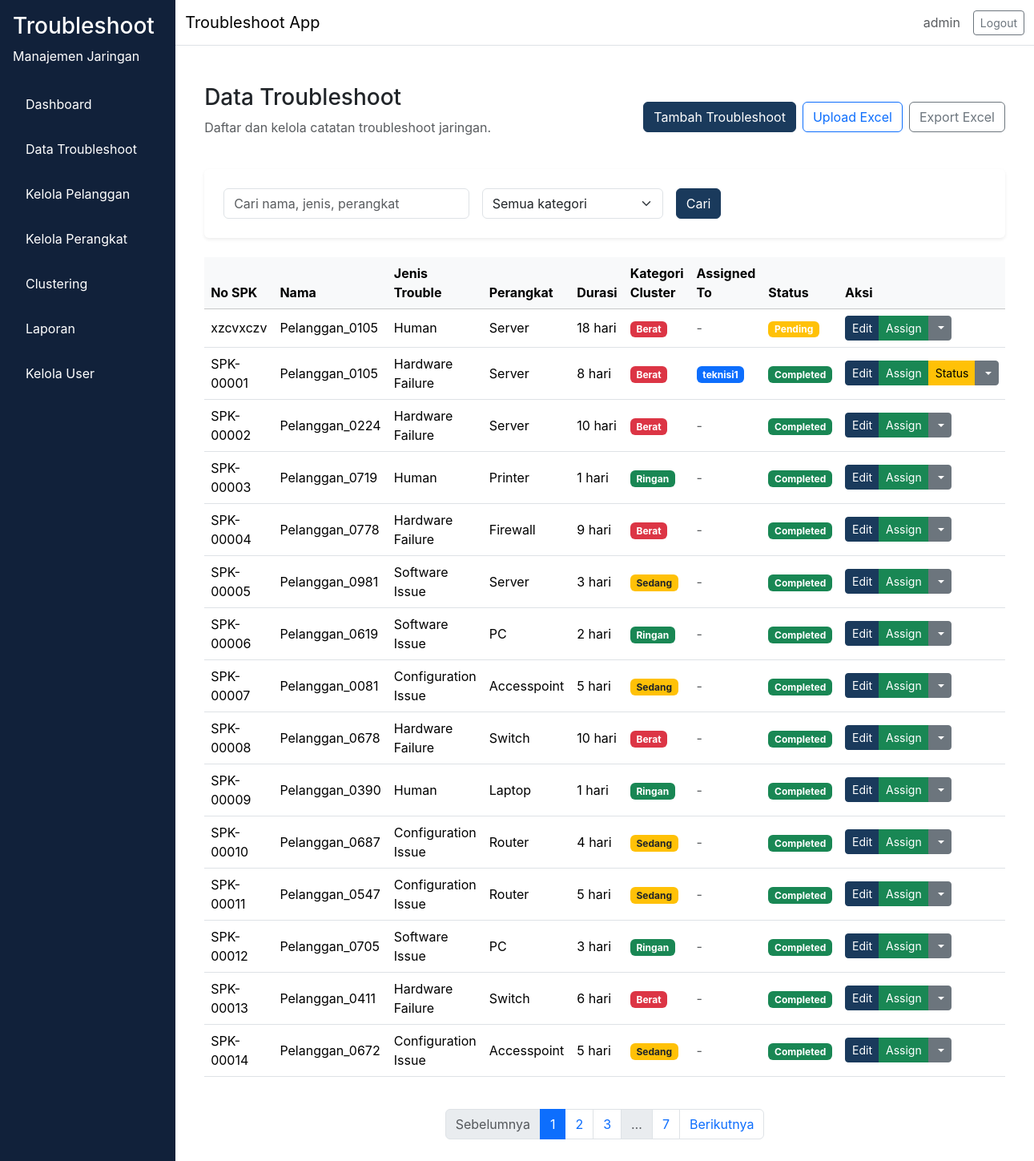
Screenshot of /troubleshoot/ (signed in) with the database file from the repository.
### app/models/user.py (models this page shows, shortened)
class User(db.Model, UserMixin):
    __tablename__ = "user"
    id = db.Column(db.Integer, primary_key=True)
    username = db.Column(db.String(64), unique=True, nullable=False)
    email = db.Column(db.String(120), unique=True, nullable=False)
    password_hash = db.Column(db.String(256), nullable=False)
    role = db.Column(db.Enum(RoleEnum), nullable=False, default=RoleEnum.teknisi)
    created_at = db.Column(db.DateTime, server_default=db.func.now(), nullable=False)
    is_active = db.Column(db.Boolean, default=True, nullable=False)

### app/models/troubleshoot.py (models this page shows, shortened)
class Troubleshoot(db.Model):
    __tablename__ = "troubleshoot"
    id = db.Column(db.Integer, primary_key=True)
    no_spk = db.Column(db.String(80), unique=True, nullable=False)
    nama_pelanggan = db.Column(db.String(150), nullable=False)
    informasi_trouble = db.Column(db.Text, nullable=False)
    jenis_trouble = db.Column(db.Enum(JenisTroubleEnum), nullable=False)
    perangkat = db.Column(db.Enum(PerangkatEnum), nullable=False)
    service = db.Column(db.Enum(ServiceEnum), nullable=False)
    tanggal_komplain = db.Column(db.DateTime, nullable=False)
    selesai_pengerjaan = db.Column(db.DateTime, nullable=True)
    durasi_pengerjaan = db.Column(db.Integer, nullable=True)
    keterangan_action = db.Column(db.Text, nullable=True)
    cluster_id = db.Column(db.Integer, nullable=True)
    kategori_cluster = db.Column(db.Enum(KategoriClusterEnum), nullable=True)
    assigned_to = db.Column(db.Integer, db.ForeignKey("user.id"), nullable=True)
    status = db.Column(db.Enum(StatusTroubleEnum), nullable=False, default=StatusTroubleEnum.Pending)
    pelanggan_id = db.Column(db.Integer, db.ForeignKey("pelanggan.id"), nullable=True)
    perangkat_id = db.Column(db.Integer, db.ForeignKey("perangkat.id"), nullable=True)
    created_by = db.Column(db.Integer, db.ForeignKey("user.id"), nullable=False)
    created_at = db.Column(db.DateTime, server_default=db.func.now(), nullable=False)
    updated_at = db.Column(db.DateTime, server_default=db.func.now(), onupdate=db.func.now(), nullable=False)
    user = db.relationship("User", backref=db.backref("troubleshoots", lazy="dynamic"), lazy="select", foreign_keys=[created_by])
    assigned_user = db.relationship("User", backref=db.backref("assigned_troubleshoots", lazy="dynamic"), lazy="select", foreign_keys=[assigned_to])

### app/routes/troubleshoot.py (the view, shortened to what this page needs)
@troubleshoot_bp.route("/")
@login_required
def index():
    page = request.args.get("page", 1, type=int)
    search = request.args.get("search", "", type=str).strip()
    kategori_filter = request.args.get("kategori", "", type=str)
    query = Troubleshoot.query
    if current_user.role.value == "teknisi":
        query = query.filter_by(assigned_to=current_user.id)
    if kategori_filter:
        query = query.filter_by(kategori_cluster=kategori_filter)
    pagination = query.order_by(Troubleshoot.created_at.desc()).paginate(page=page, per_page=15)
    return render_template(
        "troubleshoot/index.html",
        pagination=pagination,
        search=search,
        kategori_filter=kategori_filter,
    )

### app/__init__.py (called while the page is built)
def load_user(user_id):
    return User.query.get(int(user_id))

### app/templates/troubleshoot/index.html (shortened to what this page needs)
{% extends "base.html" %}
{% block content %}
<div class="container-fluid">
  <div class="d-flex flex-column flex-md-row align-items-md-center justify-content-between mb-4 gap-3">
    <div>
      <h1 class="h3">Data Troubleshoot</h1>
      <p class="text-muted">Daftar dan kelola catatan troubleshoot jaringan.</p>
    </div>
    <div class="d-flex gap-2 flex-wrap">
      {% if current_user.role.value != 'manajer' %}
      <a href="{{ url_for('troubleshoot.tambah') }}" class="btn btn-primary">Tambah Troubleshoot</a>
      <a href="{{ url_for('troubleshoot.upload') }}" class="btn btn-outline-primary">Upload Excel</a>
      {% endif %}
      <a href="{{ url_for('troubleshoot.export') }}" class="btn btn-outline-secondary">Export Excel</a>
    </div>
  </div>
  <div class="card shadow-sm p-4 mb-4">
    <form method="GET" class="row g-3 align-items-center">
      <div class="col-md-4">
        <input type="text" name="search" class="form-control" placeholder="Cari nama, jenis, perangkat" value="{{ search }}">
      </div>
      <div class="col-md-3">
        <select class="form-select" name="kategori">
          <option value="">Semua kategori</option>
        </select>
      </div>
      <div class="col-md-auto">
        <button type="submit" class="btn btn-primary">Cari</button>
      </div>
    </form>
  </div>
  <div class="table-responsive">
    <table class="table table-hover align-middle">
      <thead class="table-light">
        <tr>
          <th>No SPK</th>
          <th>Nama</th>
          <th>Jenis Trouble</th>
          <th>Perangkat</th>
          <th>Durasi</th>
          <th>Kategori Cluster</th>
          <th>Assigned To</th>
          <th>Status</th>
          <th>Aksi</th>
        </tr>
      </thead>
      <tbody>
        {% for item in pagination.items %}
        <tr>
          <td>{{ item.no_spk }}</td>
          <td>{{ item.nama_pelanggan }}</td>
          <td>{{ item.jenis_trouble.value }}</td>
          <td>{{ item.perangkat.value }}</td>
          <td>{{ item.durasi_pengerjaan or '-' }} hari</td>
          <td>
            {% if item.kategori_cluster %}
              {% if item.kategori_cluster.value == 'Ringan' %}
                <span class="badge bg-success">Ringan</span>
              {% elif item.kategori_cluster.value == 'Sedang' %}
                <span class="badge bg-warning text-dark">Sedang</span>
              {% else %}
                <span class="badge bg-danger">Berat</span>
              {% endif %}
            {% else %}
              <span class="text-muted">-</span>
            {% endif %}
          </td>
          <td>
            {% if item.assigned_user %}
              <span class="badge bg-primary">{{ item.assigned_user.username }}</span>
            {% else %}
              <span class="text-muted">-</span>
            {% endif %}
          </td>
          <td>
            <span class="badge bg-{% if item.status.value == 'Pending' %}warning{% elif item.status.value == 'In Progress' %}info{% else %}success{% endif %}">
              {{ item.status.value }}
            </span>
          </td>
          <td>
            <div class="btn-group" role="group">
              <a href="{{ url_for('troubleshoot.edit', id=item.id) }}" class="btn btn-sm btn-primary" data-bs-toggle="tooltip" data-bs-placement="top" title="Edit">
                 Edit
              </a>
              {% if current_user.role.value == 'admin' %}
                <a href="{{ url_for('troubleshoot.assign', id=item.id) }}" class="btn btn-sm btn-success" data-bs-toggle="tooltip" data-bs-placement="top" title="Assign ke Teknisi">
                   Assign
                </a>
              {% endif %}
              {% if current_user.role.value in ['admin', 'teknisi'] and item.assigned_to %}
                <a href="{{ url_for('troubleshoot.update_status', id=item.id) }}" class="btn btn-sm btn-warning" data-bs-toggle="tooltip" data-bs-placement="top" title="Update Status">
                   Status
                </a>
              {% endif %}
              <div class="btn-group" role="group">
                <button type="button" class="btn btn-sm btn-secondary dropdown-toggle" data-bs-toggle="dropdown" aria-expanded="false">
                </button>
              </div>
            </div>
          </td>
        </tr>
        {% else %}
        <tr>
          <td colspan="9" class="text-center text-muted">Tidak ada data.</td>
        </tr>
        {% endfor %}
      </tbody>
    </table>
  </div>
  <nav aria-label="Pagination">
    <ul class="pagination justify-content-center mt-4">
      {% if pagination.has_prev %}
        <li class="page-item">
          <a class="page-link" href="?page={{ pagination.prev_num }}&search={{ search }}&kategori={{ kategori_filter }}">Sebelumnya</a>
        </li>
      {% else %}
        <li class="page-item disabled"><span class="page-link">Sebelumnya</span></li>
      {% endif %}
      {% for page_num in pagination.iter_pages(left_edge=1, right_edge=1, left_current=2, right_current=2) %}
        {% if page_num %}
          <li class="page-item {% if page_num == pagination.page %}active{% endif %}">
            <a class="page-link" href="?page={{ page_num }}&search={{ search }}&kategori={{ kategori_filter }}">{{ page_num }}</a>
          </li>
        {% else %}
          <li class="page-item disabled"><span class="page-link">…</span></li>
        {% endif %}
      {% endfor %}
      {% if pagination.has_next %}
        <li class="page-item">
          <a class="page-link" href="?page={{ pagination.next_num }}&search={{ search }}&kategori={{ kategori_filter }}">Berikutnya</a>
        </li>
      {% else %}
        <li class="page-item disabled"><span class="page-link">Berikutnya</span></li>
      {% endif %}
    </ul>
  </nav>
</div>
{% endblock %}

### app/templates/base.html (shortened to what this page needs)
<!doctype html>
<html lang="en">
  <head>
    <link href="https://cdn.jsdelivr.net/npm/bootstrap@5.3.2/dist/css/bootstrap.min.css" rel="stylesheet">
    <link rel="stylesheet" href="{{ url_for('static', filename='css/style.css') }}">
  </head>
  <body>
    <div class="d-flex min-vh-100 bg-light">
      {% if current_user.is_authenticated %}
      <nav class="sidebar p-3">
        <div class="sidebar-header mb-4 text-white">
          <h3>Troubleshoot</h3>
          <p>Manajemen Jaringan</p>
        </div>
        <ul class="nav flex-column">
          <li class="nav-item mb-2">
            <a class="nav-link text-white" href="{{ url_for('dashboard.index') }}">Dashboard</a>
          </li>
          {% if current_user.role.value == 'teknisi' %}
            <li class="nav-item mb-2">
              <a class="nav-link text-white" href="{{ url_for('troubleshoot.my_tasks') }}">Task Saya</a>
            </li>
          {% else %}
            <li class="nav-item mb-2">
              <a class="nav-link text-white" href="{{ url_for('troubleshoot.index') }}">Data Troubleshoot</a>
            </li>
            <li class="nav-item mb-2">
              <a class="nav-link text-white" href="{{ url_for('pelanggan.index') }}">Kelola Pelanggan</a>
            </li>
            <li class="nav-item mb-2">
              <a class="nav-link text-white" href="{{ url_for('pelanggan.perangkat_index') }}">Kelola Perangkat</a>
            </li>
            {% if current_user.role.value in ['admin', 'manajer'] %}
            <li class="nav-item mb-2">
              <a class="nav-link text-white" href="{{ url_for('clustering.index') }}">Clustering</a>
            </li>
            {% endif %}
            <li class="nav-item mb-2">
              <a class="nav-link text-white" href="{{ url_for('laporan.index') }}">Laporan</a>
            </li>
          {% endif %}
          {% if current_user.role.value == 'admin' %}
          <li class="nav-item mb-2">
            <a class="nav-link text-white" href="{{ url_for('admin.users') }}">Kelola User</a>
          </li>
          {% endif %}
        </ul>
      </nav>
      {% endif %}
      <div class="flex-grow-1 d-flex flex-column">
        <nav class="navbar navbar-expand-lg navbar-light bg-white border-bottom">
          <div class="container-fluid">
            <div class="navbar-brand mb-0">Troubleshoot App</div>
            <div class="d-flex align-items-center gap-3">
              {% if current_user.is_authenticated %}
              <span class="text-muted">{{ current_user.username }}</span>
              <a class="btn btn-outline-secondary btn-sm" href="{{ url_for('auth.logout') }}">Logout</a>
              {% endif %}
            </div>
          </div>
        </nav>
        <main class="flex-grow-1 p-4 bg-white">
          {% block content %}
          {% endblock %}
        </main>
      </div>
    </div>
  </body>
</html>

### app/static/css/style.css (style rules this page uses)
:root { --primary-color: #1a3a5c; --sidebar-bg: #11213a; --content-bg: #f8f9fa; }
body { margin: 0; font-family: Inter, system-ui, -apple-system, BlinkMacSystemFont, "Segoe UI", sans-serif; background-color: var(--content-bg); }
.sidebar { width: 250px; min-height: 100vh; background-color: var(--sidebar-bg); color: #ffffff; }
.sidebar-header h3, .sidebar-header p, .sidebar .nav-link { color: #ffffff; }
.sidebar .nav-link { padding: 0.75rem 1rem; border-radius: 0.5rem; }
main { background-color: #ffffff; }
.card { border: none; }
.btn-primary { background-color: var(--primary-color); border-color: var(--primary-color); }

### rows the page displays
User: username "admin"
Troubleshoot: no_spk "xzcvxczv", nama_pelanggan "Pelanggan_0105", jenis_trouble.value "Human", perangkat.value "Server", durasi_pengerjaan "18", kategori_cluster "Berat", status.value "Pending"
Troubleshoot: no_spk "SPK-00001", nama_pelanggan "Pelanggan_0105", jenis_trouble.value "Hardware Failure", perangkat.value "Server", durasi_pengerjaan "8", kategori_cluster "Berat", assigned_user.username "teknisi1", status.value "Completed"
Troubleshoot: no_spk "SPK-00002", nama_pelanggan "Pelanggan_0224", jenis_trouble.value "Hardware Failure", perangkat.value "Server", durasi_pengerjaan "10", kategori_cluster "Berat", status.value "Completed"
Troubleshoot: no_spk "SPK-00003", nama_pelanggan "Pelanggan_0719", jenis_trouble.value "Human", perangkat.value "Printer", durasi_pengerjaan "1", kategori_cluster "Ringan", status.value "Completed"
Troubleshoot: no_spk "SPK-00004", nama_pelanggan "Pelanggan_0778", jenis_trouble.value "Hardware Failure", perangkat.value "Firewall", durasi_pengerjaan "9", kategori_cluster "Berat", status.value "Completed"
Troubleshoot: no_spk "SPK-00005", nama_pelanggan "Pelanggan_0981", jenis_trouble.value "Software Issue", perangkat.value "Server", durasi_pengerjaan "3", kategori_cluster "Sedang", status.value "Completed"
Troubleshoot: no_spk "SPK-00006", nama_pelanggan "Pelanggan_0619", jenis_trouble.value "Software Issue", perangkat.value "PC", durasi_pengerjaan "2", kategori_cluster "Ringan", status.value "Completed"
Troubleshoot: no_spk "SPK-00007", nama_pelanggan "Pelanggan_0081", jenis_trouble.value "Configuration Issue", perangkat.value "Accesspoint", durasi_pengerjaan "5", kategori_cluster "Sedang", status.value "Completed"
Troubleshoot: no_spk "SPK-00008", nama_pelanggan "Pelanggan_0678", jenis_trouble.value "Hardware Failure", perangkat.value "Switch", durasi_pengerjaan "10", kategori_cluster "Berat", status.value "Completed"
Troubleshoot: no_spk "SPK-00009", nama_pelanggan "Pelanggan_0390", jenis_trouble.value "Human", perangkat.value "Laptop", durasi_pengerjaan "1", kategori_cluster "Ringan", status.value "Completed"
Troubleshoot: no_spk "SPK-00010", nama_pelanggan "Pelanggan_0687", jenis_trouble.value "Configuration Issue", perangkat.value "Router", durasi_pengerjaan "4", kategori_cluster "Sedang", status.value "Completed"
Troubleshoot: no_spk "SPK-00011", nama_pelanggan "Pelanggan_0547", jenis_trouble.value "Configuration Issue", perangkat.value "Router", durasi_pengerjaan "5", kategori_cluster "Sedang", status.value "Completed"
Troubleshoot: no_spk "SPK-00012", nama_pelanggan "Pelanggan_0705", jenis_trouble.value "Software Issue", perangkat.value "PC", durasi_pengerjaan "3", kategori_cluster "Ringan", status.value "Completed"
Troubleshoot: no_spk "SPK-00013", nama_pelanggan "Pelanggan_0411", jenis_trouble.value "Hardware Failure", perangkat.value "Switch", durasi_pengerjaan "6", kategori_cluster "Berat", status.value "Completed"
Troubleshoot: no_spk "SPK-00014", nama_pelanggan "Pelanggan_0672", jenis_trouble.value "Configuration Issue", perangkat.value "Accesspoint", durasi_pengerjaan "5", kategori_cluster "Sedang", status.value "Completed"

### other values shown
{{ page_num }} "1" "2" "3" "7"
